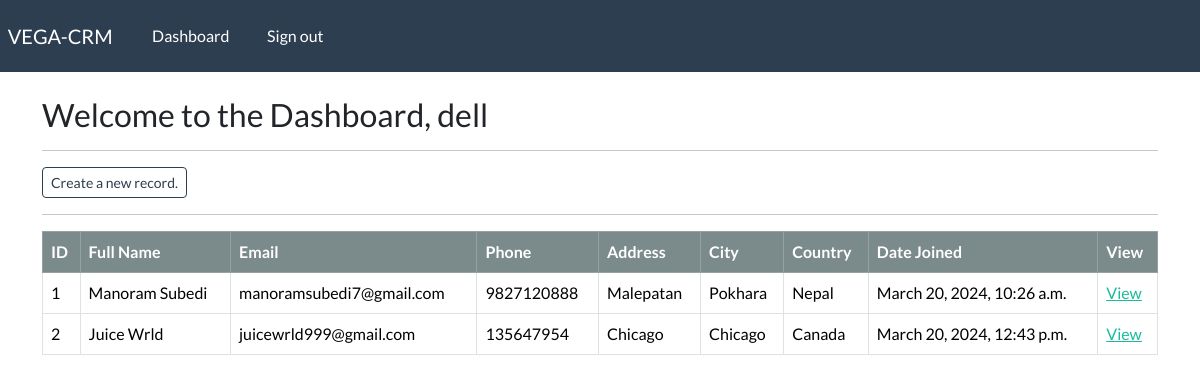
The page /dashboard (signed in) on the database its author committed.
### webapp/models.py (models this page shows, shortened)
class Record(models.Model):
    creation_date = models.DateTimeField(auto_now_add = True)
    first_name = models.CharField(max_length=50)
    last_name = models.CharField(max_length=50)
    email = models.CharField(max_length=255)
    phone = models.CharField(max_length=20)
    address = models.CharField(max_length=100)
    city = models.CharField(max_length=50)
    country = models.CharField(max_length=50)

### webapp/views.py (the view)
# urls.py: path('dashboard', views.dashboard, name="dashboard"),
@login_required(login_url='login')
def dashboard(request):
    my_records = Record.objects.all()
    context = {'records':my_records}
    return render(request, 'webapp/dashboard.html', context)

### webapp/templates/webapp/dashboard.html
{% extends 'webapp/base.html' %}
{% block content %}
    <h3>Welcome to the Dashboard, {{user}}</h3>
    <hr>
    <a class = "btn btn-outline-primary btn-sm" href="{% url 'add-record' %}">
        Create a new record. </a>
    <hr>
    <table class = "table table-hover table-bordered">
        <thead class="table-dark">
            <th scope="col"> ID </th>
            <th scope="col"> Full Name</th>
            <th scope="col"> Email </th>
            <th scope="col"> Phone </th>
            <th scope="col"> Address </th>
            <th scope="col"> City </th>
            <th scope="col"> Country </th>
            <th scope="col"> Date Joined </th>
            <th scope="col"> View </th>
        </thead>
        <tbody>
            {% if records %}
                {% for record in records %}
                <tr>
                    <td>{{record.id}}</td>
                    <td>{{record.first_name}}  {{record.last_name}}</td>
                    <td>{{record.email}}</td>
                    <td>{{record.phone}}</td>
                    <td>{{record.address}}</td>
                    <td>{{record.city}}</td>
                    <td>{{record.country}}</td>
                    <td>{{record.creation_date}}</td>
                    <td> <a href="{% url 'view' record.id %}"> View</a></td>
                </tr>
                {% endfor %}
            {% endif %}
        </tbody>
    </table>
{% endblock  %}

### rows shown on the page
Record: id "1", first_name "Manoram", last_name "Subedi", email "manoramsubedi7@gmail.com", phone "9827120888", address "Malepatan", city "Pokhara", country "Nepal", creation_date "March 20, 2024, 10:26 a.m."
Record: id "2", first_name "Juice", last_name "Wrld", email "juicewrld999@gmail.com", phone "135647954", address "Chicago", city "Chicago", country "Canada", creation_date "March 20, 2024, 12:43 p.m."

### other values the page prints
{{ user }} "dell"
